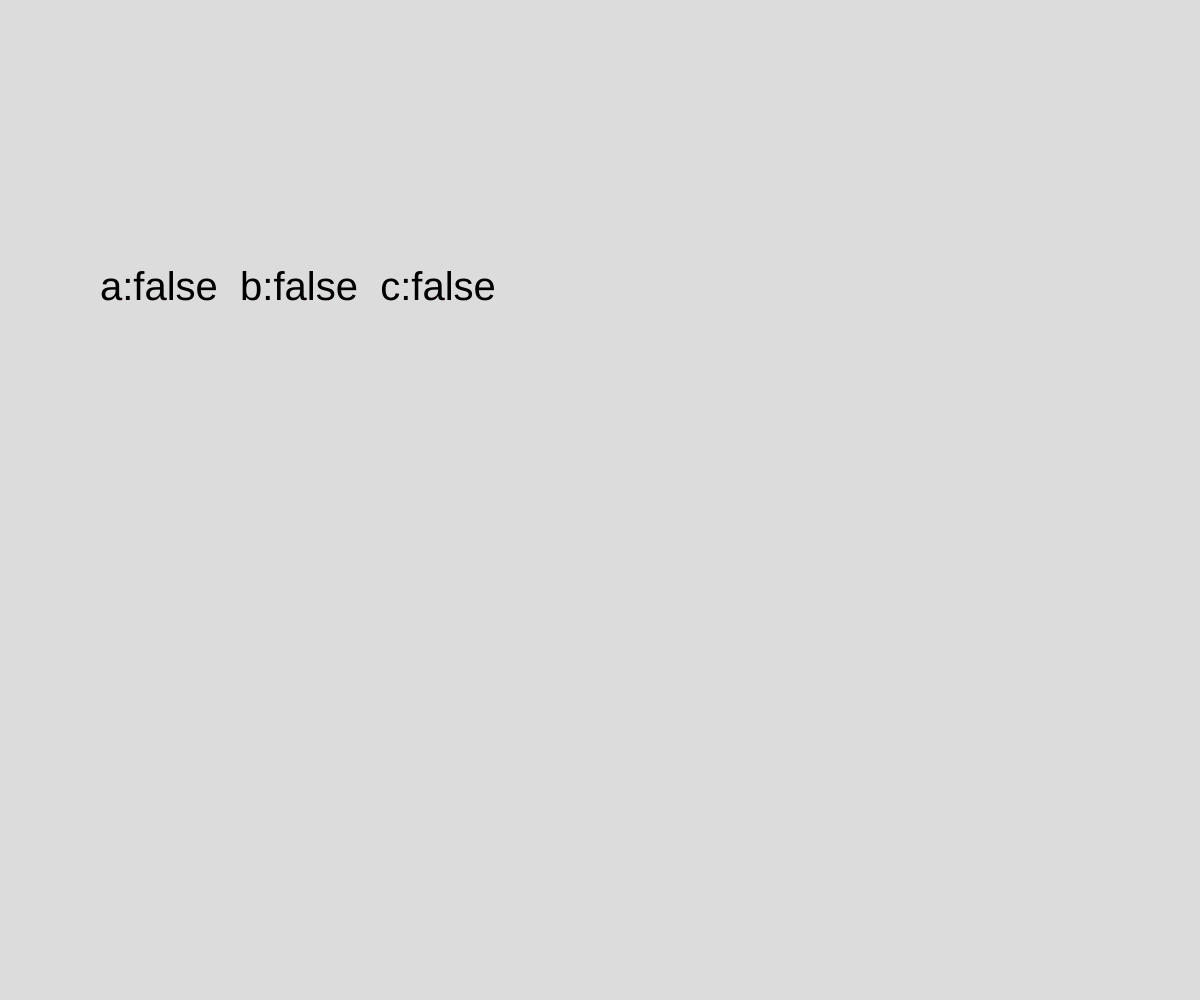
Frame 1 (no input)
Frame 60 (no input): identical to frame 1, image omitted
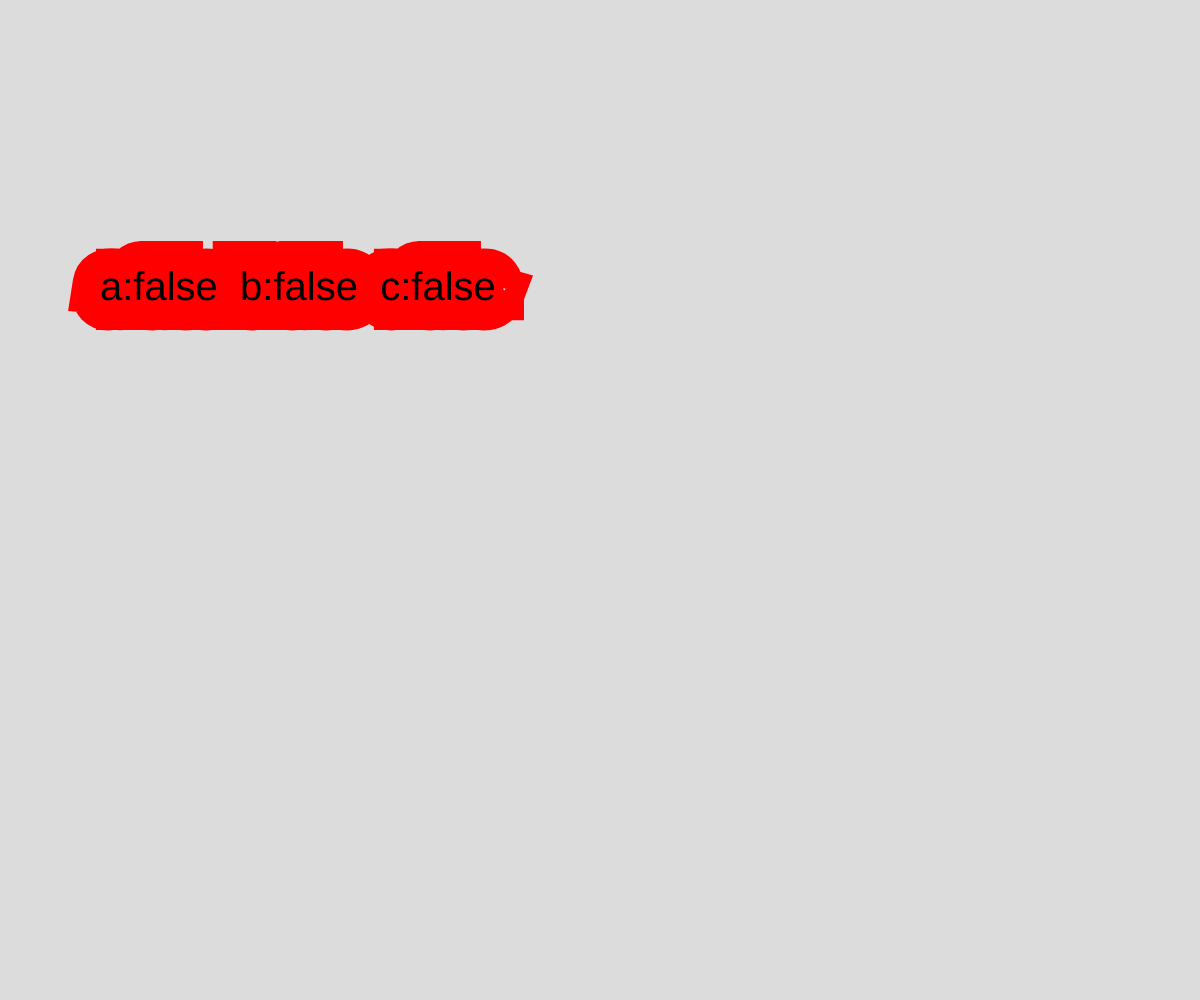
Frame 120 (the mouse pressed at the canvas centre since frame 60)

The p5.js sketch that drew these frames (run headless with seeded random() and noise() and a simulated clock; from frame 60 on, the mouse is pressed at the canvas centre):

// p5.js sketch
// ── sketch.js
// multtiple keys and outlines
// Margarita
// Sep 15


//key keyCode
function setup() {
  createCanvas(windowWidth, windowHeight);
}

function draw() {
  background(220);
  checkMulti();
}



function  checkMulti(){
  strokeWeight(mouseX / 10);
  stroke(255, 0, 0);
  //check for multiple keypreeses (3 simolateneous)
  let a = keyIsDown(65);//"a"
  let b = keyIsDown(66);//"b"
  let c = keyIsDown(67);//"c"
  textSize(40);
  text("a:" +a+ "\tb:" +b+ "\tc:" +c, 100 , 300);

}
